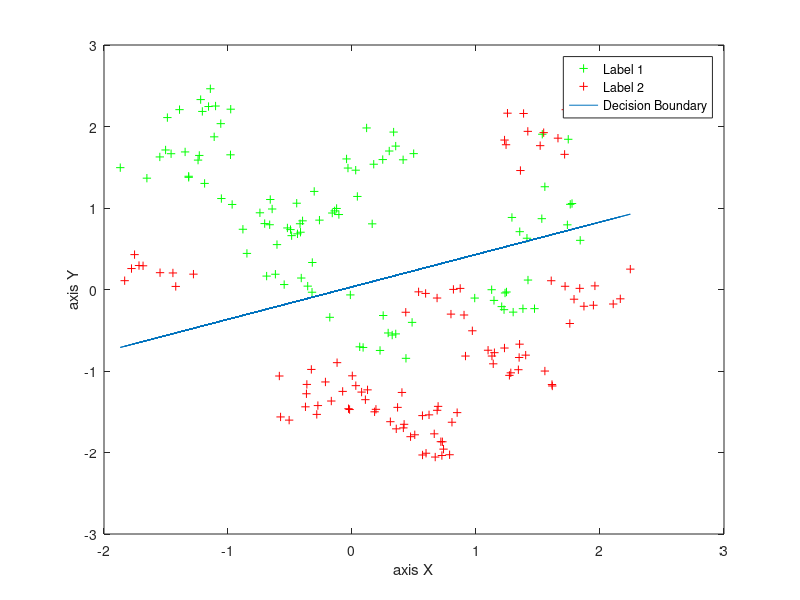
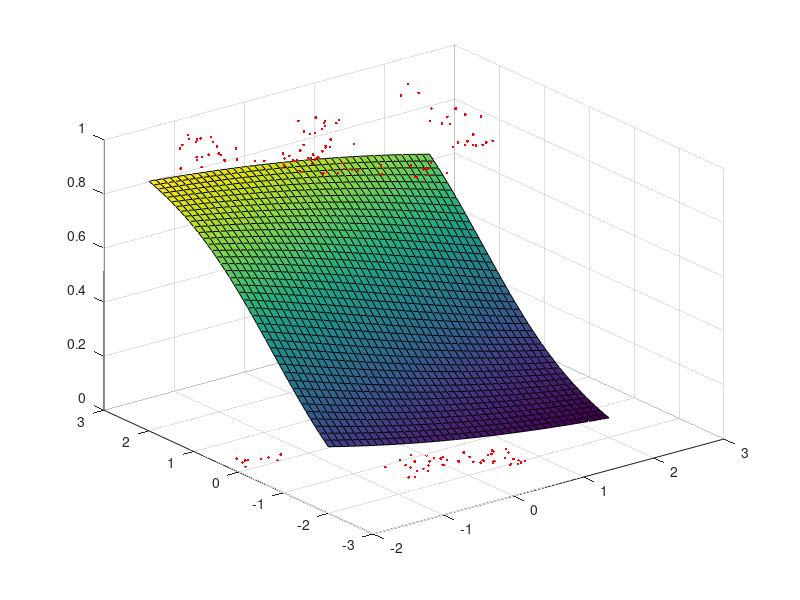

Here is the MATLAB script that generated these plots, in order:
clear;
% load the date
load('data2Class.txt');
% decompose in input X and output Y
n = size(data2Class,1);
X = data2Class(:,1:2);%X belongs to R2
Y = data2Class(:,3);

% plot it
figure  
pos = find(Y == 1); neg = find(Y == 0);
plot(X(pos, 1), X(pos,2), 'g+')  
hold on  
plot(X(neg, 1), X(neg, 2), 'r+')  
hold on  
xlabel('axis X')  
ylabel('axis Y')
% initialize beta
beta_old = ones(3, 1); 
beta_new = zeros(3, 1); 
e = 0.0000000000001;
% define sigmoid function
g = inline('1.0 ./ (1.0 + exp(-z))'); %use inline to define function
% compute optimal beta using Newton methods
%lambda=100;
%for k =1:n
   % if data2Class(k,3)
        %X(k,3:4)=data2Class(k,1:2)
        %X(k,1:2)=0
   % else   
       % X(k,1:2)=data2Class(k,1:2)
    %end
    
%end
% prepend 1s to inputs
X = [ones(n,1),X]; %ones(a,b)ROW=a CLOMN=b value=1
while ((beta_new - beta_old)*(beta_new - beta_old)' > e) 
%compute loss function
%%error=0;
%lambda=0;
%for j=1:10000
  %lambda= lambda+0.001;
  %lamb(:,j)=lambda;
  beta_old = beta_new;
  z= X*beta_new; %in normal equation not beta'*X
  hypothsis=g(z);
  % Calculate gradient and hessian
  grad=X'*(hypothsis-Y)
  hessian=X'*diag(hypothsis)*diag(1-hypothsis)*X;
  beta_new =beta_new - hessian\grad; %use \ to hessian^-1*grad  
  
  %error=cost/sum(sum(abs(X)));
%S_error(:,j)=error;
%error=0;
end

% display the function
plot_X = [X(:,2)]; 
plot_Y = (-1./beta_new(3)).*(beta_new(2).*plot_X +beta_new(1)); %X2=-(beta1*X1+beta0)/beta2 
plot(plot_X, plot_Y)  
legend('Label 1', 'Label 2', 'Decision Boundary')  
hold off 
figure(2);
plot3(data2Class(:,1),data2Class(:,2),data2Class(:,3),'r.');%plot 3 clomns
[a b] = meshgrid(-2:.1:2,-2:.1:2);%net matrix generated 
Xgrid = [ones(length(a(:)),1),a(:),b(:)];
Ygrid = 1./(exp(-Xgrid*beta_new)+1);
Ygrid = reshape(Ygrid,size(a));%build a new matrix with same diminsion of a, put the Ygrid value in
h = surface(a,b,Ygrid);
view(3);%set 3d viewing angle
grid on;%open net grid